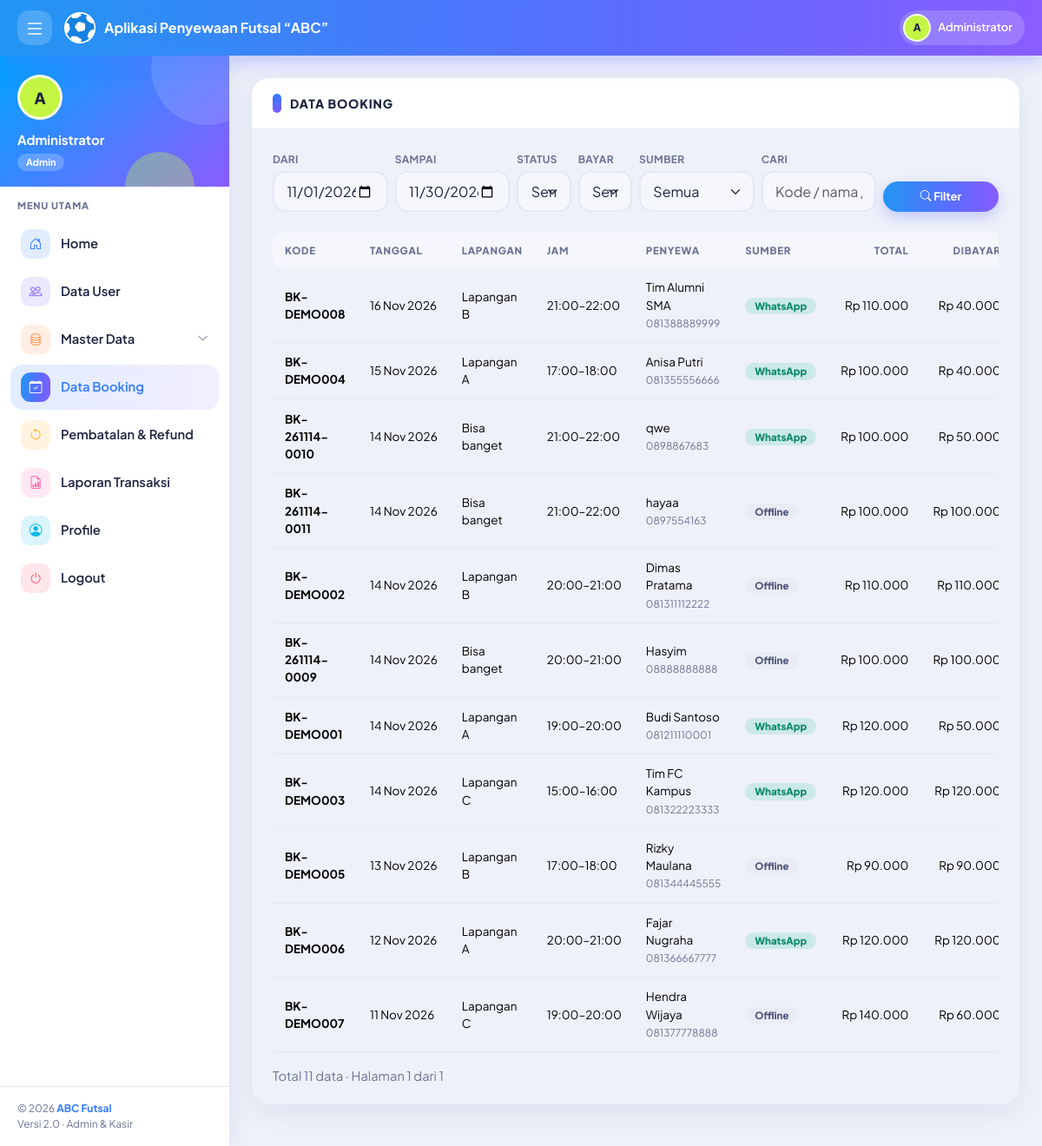
Screenshot of /booking/daftar.php (signed in) with the database file from the repository.
### tables this page shows
CREATE TABLE `tb_pengguna` (
  `id_pengguna` int(11) NOT NULL,
  `nama_lengkap` varchar(100) NOT NULL,
  `username` varchar(30) NOT NULL,
  `password` varchar(255) NOT NULL,
  `no_hp` varchar(20) DEFAULT NULL,
  `level` enum('admin','kasir') NOT NULL DEFAULT 'kasir',
  `status` enum('Aktif','Nonaktif') NOT NULL DEFAULT 'Aktif',
  `created_at` timestamp NOT NULL DEFAULT current_timestamp()
);

CREATE TABLE `tb_booking` (
  `id_booking` int(11) NOT NULL,
  `kode_booking` varchar(20) NOT NULL,
  `id_kasir` int(11) NOT NULL,
  `id_lapangan` int(11) NOT NULL,
  `id_waktu` int(11) NOT NULL,
  `tanggal_main` date NOT NULL,
  `nama_penyewa` varchar(100) NOT NULL,
  `no_hp` varchar(20) DEFAULT NULL,
  `sumber` enum('Offline','WhatsApp') NOT NULL DEFAULT 'Offline',
  `total_harga` int(11) NOT NULL DEFAULT 0,
  `jumlah_dibayar` int(11) NOT NULL DEFAULT 0,
  `jumlah_refund` int(11) NOT NULL DEFAULT 0,
  `status_bayar` enum('DP','Lunas') NOT NULL DEFAULT 'DP',
  `status` enum('Booking','Selesai','Cancel') NOT NULL DEFAULT 'Booking',
  `catatan` varchar(255) DEFAULT NULL,
  `created_at` timestamp NOT NULL DEFAULT current_timestamp()
);

CREATE TABLE `tb_lapangan` (
  `id_lapangan` int(11) NOT NULL,
  `nama_lapangan` varchar(50) NOT NULL,
  `jenis_lantai` varchar(30) NOT NULL DEFAULT 'Vinyl',
  `status` enum('Tersedia','Perbaikan') NOT NULL DEFAULT 'Tersedia'
);

CREATE TABLE `tb_waktu` (
  `id_waktu` int(11) NOT NULL,
  `jam_mulai` time NOT NULL,
  `jam_selesai` time NOT NULL,
  `keterangan` varchar(50) DEFAULT NULL
);

### auth.php (called while the page is built, shortened)
<?php
require_once __DIR__ . '/koneksi.php';
require_once __DIR__ . '/format.php';
$stmt = $pdo->prepare("SELECT id_pengguna, nama_lengkap, username, level, status
                       FROM tb_pengguna WHERE id_pengguna = ?");
$stmt->execute([$_SESSION['user']['id']]);
$u = $stmt->fetch();
$user = [
    'id'       => (int)$u['id_pengguna'],
    'nama'     => $u['nama_lengkap'],
    'username' => $u['username'],
    'level'    => $u['level'],
];

### booking/daftar.php (the view, shortened to what this page needs)
<?php
require_once '../auth.php';
$judul_halaman = $user['level'] === 'admin' ? 'Data Booking' : 'Daftar Booking';
$menu_aktif    = 'booking';
$dari   = $_GET['dari']   ?? date('Y-m-01');
$sampai = $_GET['sampai'] ?? date('Y-m-t');
$cari   = trim($_GET['cari'] ?? '');
$halaman = max(1, (int)($_GET['hal'] ?? 1));
$per_halaman = 15;
$where = "b.tanggal_main BETWEEN ? AND ?";
$param = [$dari, $sampai];
$stmt = $pdo->prepare("SELECT COUNT(*) FROM tb_booking b WHERE $where");
$stmt->execute($param);
$total_data  = (int)$stmt->fetchColumn();
$total_hal   = max(1, (int)ceil($total_data / $per_halaman));
$offset = ($halaman - 1) * $per_halaman;
$stmt = $pdo->prepare(
    "SELECT b.*, l.nama_lapangan, w.jam_mulai, w.jam_selesai
     FROM tb_booking b
     JOIN tb_lapangan l ON l.id_lapangan = b.id_lapangan
     JOIN tb_waktu w    ON w.id_waktu = b.id_waktu
     WHERE $where
     ORDER BY b.tanggal_main DESC, w.jam_mulai DESC
     LIMIT " . (int)$per_halaman . " OFFSET " . (int)$offset
);
$stmt->execute($param);
$daftar = $stmt->fetchAll();
include '../inc/header.php';
?>
<div class="card">
    <div class="card-header">
        <h2><?= e($judul_halaman) ?></h2>
    </div>
    <div class="card-body">
        <form method="get" class="row g-2 align-items-end mb-4">
            <div class="col-6 col-md-2"><label class="form-label">Dari</label><input class="form-control" type="date" name="dari" value="<?= e($dari) ?>"></div>
            <div class="col-6 col-md-2"><label class="form-label">Sampai</label><input class="form-control" type="date" name="sampai" value="<?= e($sampai) ?>"></div>
            <div class="col-4 col-md-1">
                <label class="form-label">Status</label>
                <select class="form-select" name="status">
                    <option value="">Semua</option>
                </select>
            </div>
            <div class="col-4 col-md-1">
                <label class="form-label">Bayar</label>
                <select class="form-select" name="bayar">
                    <option value="">Semua</option>
                </select>
            </div>
            <div class="col-4 col-md-2">
                <label class="form-label">Sumber</label>
                <select class="form-select" name="sumber">
                    <option value="">Semua</option>
                </select>
            </div>
            <div class="col-12 col-md-2"><label class="form-label">Cari</label><input class="form-control" name="cari" value="<?= e($cari) ?>" placeholder="Kode / nama / HP"></div>
            <div class="col-12 col-md-2"><button class="btn btn-primary w-100" type="submit"><i class="bi bi-search"></i> Filter</button></div>
        </form>
        <div class="table-responsive">
            <table class="table table-hover">
                <thead>
                    <tr>
                        <th>Kode</th>
                        <th>Tanggal</th>
                        <th>Lapangan</th>
                        <th>Jam</th>
                        <th>Penyewa</th>
                        <th>Sumber</th>
                        <th class="text-end">Total</th>
                        <th class="text-end">Dibayar</th>
                    </tr>
                </thead>
                <tbody>
                    <?php foreach ($daftar as $b): ?>
                        <tr>
                            <td><b><?= e($b['kode_booking']) ?></b></td>
                            <td class="nowrap"><?= e(tgl_indo($b['tanggal_main'])) ?></td>
                            <td><?= e($b['nama_lapangan']) ?></td>
                            <td class="nowrap"><?= e(jam($b['jam_mulai'])) ?>–<?= e(jam($b['jam_selesai'])) ?></td>
                            <td><?= e($b['nama_penyewa']) ?><br><small class="text-muted"><?= e($b['no_hp']) ?></small></td>
                            <td><?= badge($b['sumber']) ?></td>
                            <td class="text-end nowrap"><?= rupiah($b['total_harga']) ?></td>
                            <td class="text-end nowrap"><?= rupiah($b['jumlah_dibayar']) ?></td>
                        </tr>
                    <?php endforeach; ?>
                </tbody>
            </table>
        </div>
        <div class="d-flex justify-content-between align-items-center flex-wrap gap-2 mt-3">
            <span class="text-muted">Total <?= $total_data ?> data &middot; Halaman <?= $halaman ?> dari <?= $total_hal ?></span>
        </div>
    </div>
</div>
<?php include '../inc/footer.php'; ?>

### inc/header.php (shortened to what this page needs)
<!DOCTYPE html>
<html lang="id">
<head>
    <link href="https://cdn.jsdelivr.net/npm/bootstrap@5.3.3/dist/css/bootstrap.min.css" rel="stylesheet">
    <link href="https://cdn.jsdelivr.net/npm/bootstrap-icons@1.11.3/font/bootstrap-icons.min.css" rel="stylesheet">
    <link href="<?= BASE_URL ?>css/style.css" rel="stylesheet">
</head>
<body>
    <nav class="app-nav no-print">
        <button type="button" class="nav-btn side-toggle" aria-label="Menu"><i class="bi bi-list fs-4"></i></button>
        <a class="navbar-brand" href="<?= BASE_URL ?>index.php">
            <img src="<?= BASE_URL ?>images/ball.webp" alt="ABC"><span>Aplikasi Penyewaan Futsal “ABC”</span>
        </a>
        <div class="nav-chip">
            <div class="avatar"><?= e(inisial($user['nama'])) ?></div><span><?= e($user['nama']) ?></span>
        </div>
    </nav>
    <?php include __DIR__ . '/sidebar.php'; ?>
    <main class="app-main">

### inc/sidebar.php (shortened to what this page needs)
<?php
$menu_aktif = $menu_aktif ?? '';
$master_aktif = in_array($menu_aktif, ['lapangan', 'waktu', 'harga', 'pelanggan'], true);
?>
<aside class="app-side no-print">
    <div class="user-info">
        <div class="avatar"><?= e(inisial($user['nama'])) ?></div>
        <div class="nama"><?= e($user['nama']) ?></div>
        <span class="role"><?= e($user['level']) ?></span>
    </div>
    <div class="menu-label">MENU UTAMA</div>
    <ul class="menu">
        <li class="<?= $menu_aktif === 'home' ? 'active' : '' ?>" style="--c:#2f7bff">
            <a class="item" href="<?= BASE_URL ?>index.php"><span class="tile"><i class="bi bi-house-door"></i></span>Home</a>
        </li>
        <?php if ($user['level'] === 'admin'): ?>
            <li class="<?= $menu_aktif === 'pengguna' ? 'active' : '' ?>" style="--c:#7c5cff">
                <a class="item" href="<?= BASE_URL ?>admin/pengguna.php"><span class="tile"><i class="bi bi-people"></i></span>Data User</a>
            </li>
            <li class="<?= $master_aktif ? 'active' : '' ?>" style="--c:#ff8a3d">
                <a class="item" data-bs-toggle="collapse" href="#menuMaster" role="button">
                    <span class="tile"><i class="bi bi-database"></i></span>Master Data
                    <i class="bi bi-chevron-down caret"></i>
                </a>
            </li>
            <li class="<?= $menu_aktif === 'booking' ? 'active' : '' ?>" style="--c:#12b886">
                <a class="item" href="<?= BASE_URL ?>booking/daftar.php"><span class="tile"><i class="bi bi-calendar-check"></i></span>Data Booking</a>
            </li>
            <li class="<?= $menu_aktif === 'pembatalan' ? 'active' : '' ?>" style="--c:#ffb020">
                <a class="item" href="<?= BASE_URL ?>admin/pembatalan.php">
                    <span class="tile"><i class="bi bi-arrow-counterclockwise"></i></span>Pembatalan &amp; Refund
                </a>
            </li>
            <li class="<?= $menu_aktif === 'laporan' ? 'active' : '' ?>" style="--c:#ff5fa8">
                <a class="item" href="<?= BASE_URL ?>admin/laporan.php"><span class="tile"><i class="bi bi-file-earmark-bar-graph"></i></span>Laporan Transaksi</a>
            </li>
        <?php endif; ?>
        <li class="<?= $menu_aktif === 'profile' ? 'active' : '' ?>" style="--c:#00b7e6">
            <a class="item" href="<?= BASE_URL ?>profile.php"><span class="tile"><i class="bi bi-person-circle"></i></span>Profile</a>
        </li>
        <li style="--c:#ff4d6d">
            <a class="item" href="<?= BASE_URL ?>logout.php" data-confirm="Yakin mau logout?"><span class="tile"><i class="bi bi-power"></i></span>Logout</a>
        </li>
    </ul>
    <div class="side-foot">&copy; <?= date('Y') ?> <b>ABC Futsal</b><br>Versi 2.0 &middot; Admin &amp; Kasir</div>
</aside>

### format.php (shortened to what this page needs)
<?php
function e($teks)
{
    return htmlspecialchars((string)$teks, ENT_QUOTES, 'UTF-8');
}
function rupiah($angka)
{
    return 'Rp ' . number_format((float)$angka, 0, ',', '.');
}
function jam($waktu)
{
    return substr((string)$waktu, 0, 5);
}
function tgl_indo($tanggal)
{
    $bulan = [1 => 'Jan', 'Feb', 'Mar', 'Apr', 'Mei', 'Jun', 'Jul', 'Agu', 'Sep', 'Okt', 'Nov', 'Des'];
    $t = strtotime($tanggal);
    return date('d', $t) . ' ' . $bulan[(int)date('n', $t)] . ' ' . date('Y', $t);
}
function inisial($nama)
{
    $kata = preg_split('/\s+/', trim((string)$nama));
    $hasil = strtoupper(mb_substr($kata[0], 0, 1));
    return $hasil;
}
function badge($teks)
{
    $warna = [
        'Booking' => 'primary',
        'DP' => 'warning',
        'Menunggu' => 'warning',
        'Selesai' => 'success',
        'Lunas' => 'success',
        'Tersedia' => 'success',
        'Aktif' => 'success',
        'Disetujui' => 'success',
        'Cancel'  => 'danger',
        'Perbaikan' => 'danger',
        'Nonaktif' => 'danger',
        'Ditolak' => 'danger',
        'admin'   => 'purple',
        'kasir' => 'lime',
        'WhatsApp' => 'success',
        'Offline' => 'secondary',
    ];
    $kelas = $warna[$teks] ?? 'secondary';
    return '<span class="badge badge-soft badge-' . $kelas . '">' . e($teks) . '</span>';
}

### rows the page displays
tb_pengguna: nama_lengkap "A", nama_lengkap "Administrator", level "Admin", level "DATA BOOKING"
tb_booking: kode_booking "BK-DEMO008", tanggal_main "16 Nov 2026", id_lapangan.nama_lapangan "Lapangan B", id_waktu.jam_mulai "21:00", id_waktu.jam_selesai "22:00", nama_penyewa "Tim Alumni SMA", no_hp "081388889999", sumber "WhatsApp", total_harga "Rp 110.000", jumlah_dibayar "Rp…"
tb_booking: kode_booking "BK-DEMO004", tanggal_main "15 Nov 2026", id_lapangan.nama_lapangan "Lapangan A", id_waktu.jam_mulai "17:00", id_waktu.jam_selesai "18:00", nama_penyewa "Anisa Putri", no_hp "081355556666", sumber "WhatsApp", total_harga "Rp 100.000", jumlah_dibayar "Rp…"
tb_booking: kode_booking "BK-261114-0010", tanggal_main "14 Nov 2026", id_lapangan.nama_lapangan "Bisa banget", id_waktu.jam_mulai "21:00", id_waktu.jam_selesai "22:00", nama_penyewa "qwe", no_hp "0898867683", sumber "WhatsApp", total_harga "Rp 100.000", jumlah_dibayar "Rp…"
tb_booking: kode_booking "BK-261114-0011", tanggal_main "14 Nov 2026", id_lapangan.nama_lapangan "Bisa banget", id_waktu.jam_mulai "21:00", id_waktu.jam_selesai "22:00", nama_penyewa "hayaa", no_hp "0897554163", sumber "Offline", total_harga "Rp 100.000", jumlah_dibayar "Rp…"
tb_booking: kode_booking "BK-DEMO002", tanggal_main "14 Nov 2026", id_lapangan.nama_lapangan "Lapangan B", id_waktu.jam_mulai "20:00", id_waktu.jam_selesai "21:00", nama_penyewa "Dimas Pratama", no_hp "081311112222", sumber "Offline", total_harga "Rp 110.000", jumlah_dibayar "Rp…"
tb_booking: kode_booking "BK-261114-0009", tanggal_main "14 Nov 2026", id_lapangan.nama_lapangan "Bisa banget", id_waktu.jam_mulai "20:00", id_waktu.jam_selesai "21:00", nama_penyewa "Hasyim", no_hp "08888888888", sumber "Offline", total_harga "Rp 100.000", jumlah_dibayar "Rp…"
tb_booking: kode_booking "BK-DEMO001", tanggal_main "14 Nov 2026", id_lapangan.nama_lapangan "Lapangan A", id_waktu.jam_mulai "19:00", id_waktu.jam_selesai "20:00", nama_penyewa "Budi Santoso", no_hp "081211110001", sumber "WhatsApp", total_harga "Rp 120.000", jumlah_dibayar "Rp…"
tb_booking: kode_booking "BK-DEMO003", tanggal_main "14 Nov 2026", id_lapangan.nama_lapangan "Lapangan C", id_waktu.jam_mulai "15:00", id_waktu.jam_selesai "16:00", nama_penyewa "Tim FC Kampus", no_hp "081322223333", sumber "WhatsApp", total_harga "Rp 120.000", jumlah_dibayar "Rp…"
tb_booking: kode_booking "BK-DEMO005", tanggal_main "13 Nov 2026", id_lapangan.nama_lapangan "Lapangan B", id_waktu.jam_mulai "17:00", id_waktu.jam_selesai "18:00", nama_penyewa "Rizky Maulana", no_hp "081344445555", sumber "Offline", total_harga "Rp 90.000", jumlah_dibayar "Rp…"
tb_booking: kode_booking "BK-DEMO006", tanggal_main "12 Nov 2026", id_lapangan.nama_lapangan "Lapangan A", id_waktu.jam_mulai "20:00", id_waktu.jam_selesai "21:00", nama_penyewa "Fajar Nugraha", no_hp "081366667777", sumber "WhatsApp", total_harga "Rp 120.000", jumlah_dibayar "Rp…"
tb_booking: kode_booking "BK-DEMO007", tanggal_main "11 Nov 2026", id_lapangan.nama_lapangan "Lapangan C", id_waktu.jam_mulai "19:00", id_waktu.jam_selesai "20:00", nama_penyewa "Hendra Wijaya", no_hp "081377778888", sumber "Offline", total_harga "Rp 140.000", jumlah_dibayar "Rp…"

### other values shown
$total_data "11"
$halaman "1"
$total_hal "1"
